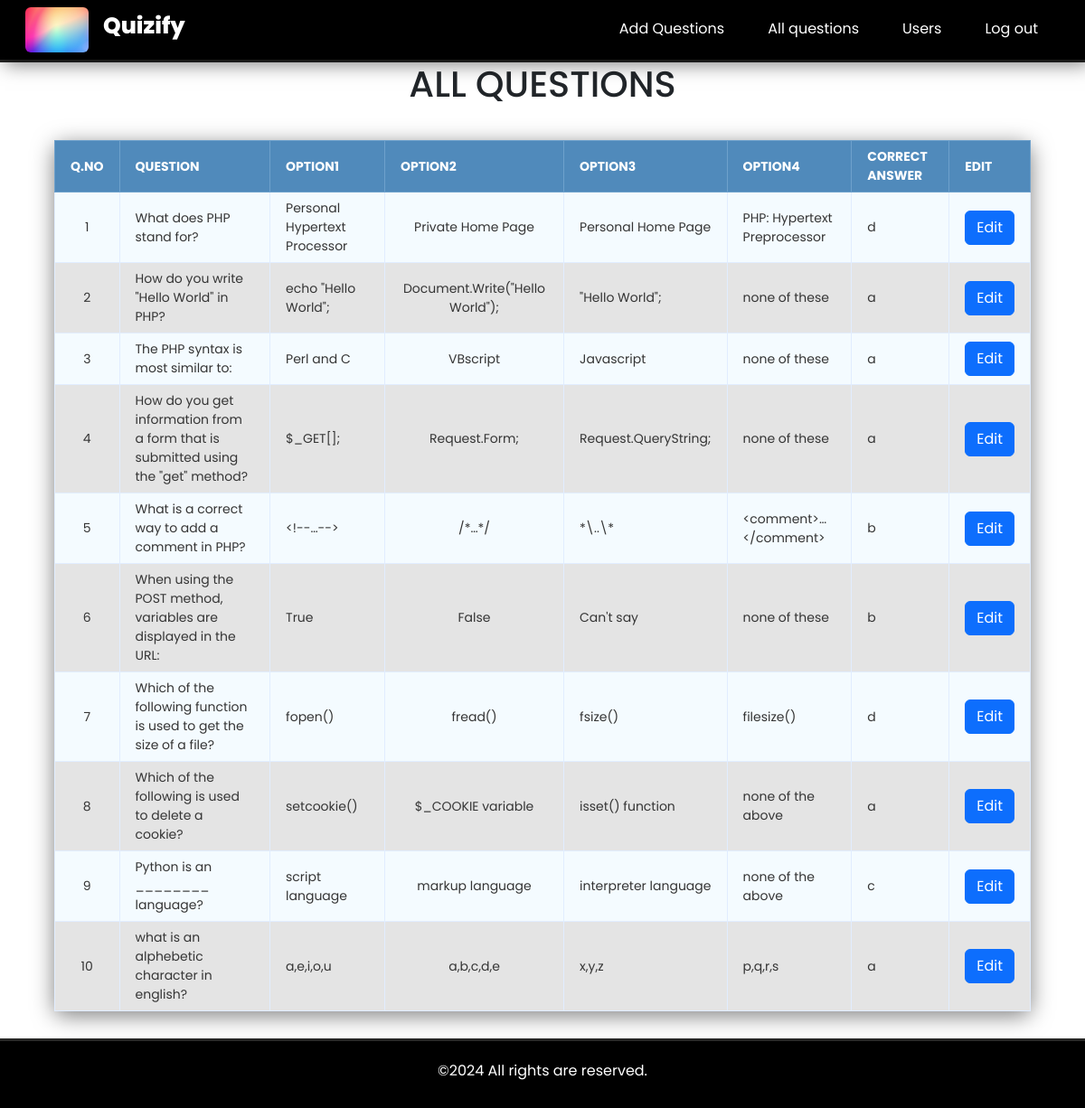
The page /allquestions.php (signed in) on the database its author committed.
### tables this page shows
CREATE TABLE `questions` (
  `qid` int(11) NOT NULL,
  `qno` int(11) NOT NULL,
  `question` text NOT NULL,
  `ans1` text NOT NULL,
  `ans2` text NOT NULL,
  `ans3` text NOT NULL,
  `ans4` text NOT NULL,
  `correct_answer` varchar(1) NOT NULL
);

### allquestions.php (the view, shortened to what this page needs)
<?php include "config.php";
if (isset($_SESSION['user_name'])) {
?>
<!DOCTYPE html>
<html>
	<head>
		<link rel="stylesheet" type="text/css" href="css/style.css">
		<link rel="stylesheet" type="text/css" href="css/style1.css">
	</head>
	<body>
	<section class="flex-column">
	<h1> All Questions</h1>
	<table class="data-table">
		<thead>
			<tr>
				<th>Q.NO</th>
				<th>Question</th>
				<th>Option1</th>
				<th>Option2</th>
				<th>Option3</th>
				<th>Option4</th>
				<th>Correct Answer </th>
				<th>Edit</th>
			</tr>
		</thead>
		<tbody>
        <?php
            $query = "SELECT * FROM questions ORDER BY qno";
            $select_questions = mysqli_query($conn, $query) or die(mysqli_error($conn));
            if (mysqli_num_rows($select_questions) > 0 ) {
            while ($row = mysqli_fetch_array($select_questions)) {
                $qno = $row['qno'];
                $question = $row['question'];
                $option1 = $row['ans1'];
                $option2 = $row['ans2'];
                $option3 = $row['ans3'];
                $option4 = $row['ans4'];
                $Answer = $row['correct_answer'];
                echo "<tr>";
                echo "<td>$qno</td>";
                echo "<td>$question</td>";
                echo "<td>$option1</td>";
                echo "<td>$option2</td>";
                echo "<td>$option3</td>";
                echo "<td>$option4</td>";
                echo "<td>$Answer</td>";
                echo "<td> <a class='btn btn-primary' href='editquestion.php?qno=$qno'> Edit </a></td>";
                echo "</tr>";
             }
         }
        ?>
		</tbody>
	</table>
	</section>
</body>
</html>
<?php }
else {
	header("location: admin.php");
}
?>

### css/style.css (style rules this page uses)
body { font-family: arial; font-size: 15px; line-height: 1.6em; }
li { list-style: none; }
a { text-decoration: none; }
header { border-bottom: 3px #272726 solid; background: #3A3A36; color: white; }
footer { border-top: 3px #272726 solid; background: #3A3A36; color: #BBBBB9; text-align: center; padding-top: 5px; padding-bottom: 5px; }

### css/style1.css (style rules this page uses)
body { font-size: 15px; color: #343d44; font-family: "segoe-ui", "open-sans", tahoma, arial; padding: 0; margin: 0; }
table { margin: auto; font-family: "Lucida Sans Unicode", "Lucida Grande", "Segoe Ui"; font-size: 12px; }
h1 { margin: 25px auto 0; text-align: center; text-transform: uppercase; font-size: 17px; }
table td { transition: all .5s; }
.data-table { border-collapse: collapse; font-size: 14px; min-width: 537px; }
.data-table th, .data-table td { border: 1px solid #e1edff; padding: 7px 17px; }
.data-table thead th { background-color: #508abb; color: #FFFFFF; border-color: #6ea1cc !important; text-transform: uppercase; }
.data-table tbody td { color: #353535; }
.data-table tbody td:first-child, .data-table tbody td:nth-child(4), .data-table tbody td:last-child { text-align: center !important; }
.data-table tbody tr:nth-child(odd) td { background-color: #f4fbff; }

### css/style2.css (style rules this page uses)
* { margin: 0; padding: 0; font-family: 'Poppins', sans-serif; }
#navbar { left:0; top: 0; z-index: 100; padding: .5rem 1rem; box-shadow: 5px 5px 20px rgba(0,0,0,.5); background-color: black; }
.navbar .navbar-brand { font-size: 25px; font-weight: 800; color: white; }
#navbarSupportedContent a { color: white !important; border-bottom: 2px solid transparent; }
.logo { height: 50px; width: 70px; border-radius: 3px; }
section { width:100%; min-height: 87vh; display: flex; justify-content: center; align-items: center; }
footer { position: sticky !important; bottom: 0px; top: 100%; }
table { border-radius: 10px; border-collapse: collapse; max-width:90%; box-shadow : 0 5px 25px rgba(0, 0, 0, 0.5); margin-top: 30px; margin-bottom: 30px; }
tr:nth-child(even) { background-color:rgb(228, 228, 228); }
th { margin: auto; align-items: center; color:#52206e; padding:10px; }
td { margin: auto; align-items: center; color:black; padding:6px; }

### rows shown on the page
questions: qno "1", question "What does PHP stand for?", ans1 "Personal Hypertext Processor", ans2 "Private Home Page", ans3 "Personal Home Page", ans4 "PHP: Hypertext Preprocessor", correct_answer "d"
questions: qno "2", question "How do you write \"Hello World\" in PHP?", ans1 "echo \"Hello World\";", ans2 "Document.Write(\"Hello World\");", ans3 "\"Hello World\";", ans4 "none of these", correct_answer "a"
questions: qno "3", question "The PHP syntax is most similar to:", ans1 "Perl and C", ans2 "VBscript", ans3 "Javascript", ans4 "none of these", correct_answer "a"
questions: qno "4", question "How do you get information from a form that is submitted using the \"get\" method?", ans1 "$_GET[];", ans2 "Request.Form;", ans3 "Request.QueryString;", ans4 "none of these", correct_answer "a"
questions: qno "5", question "What is a correct way to add a comment in PHP?", ans1 "<!--…-->", ans2 "/*…*/", ans3 "*\\..\\*", ans4 "<comment>…</comment>", correct_answer "b"
questions: qno "6", question "When using the POST method, variables are displayed in the URL:", ans1 "True", ans2 "False", ans3 "Can't say", ans4 "none of these", correct_answer "b"
questions: qno "7", question "Which of the following function is used to get the size of a file?", ans1 "fopen()", ans2 "fread()", ans3 "fsize()", ans4 "filesize()", correct_answer "d"
questions: qno "8", question "Which of the following is used to delete a cookie?", ans1 "setcookie()", ans2 "$_COOKIE variable", ans3 "isset() function", ans4 "none of the above", correct_answer "a"
questions: qno "9", question "Python is an ________ language?", ans1 "script language", ans2 "markup language", ans3 "interpreter language", ans4 "none of the above", correct_answer "c"
questions: qno "10", question "what is an alphebetic character in english?", ans1 "a,e,i,o,u", ans2 "a,b,c,d,e", ans3 "x,y,z", ans4 "p,q,r,s", correct_answer "a"
